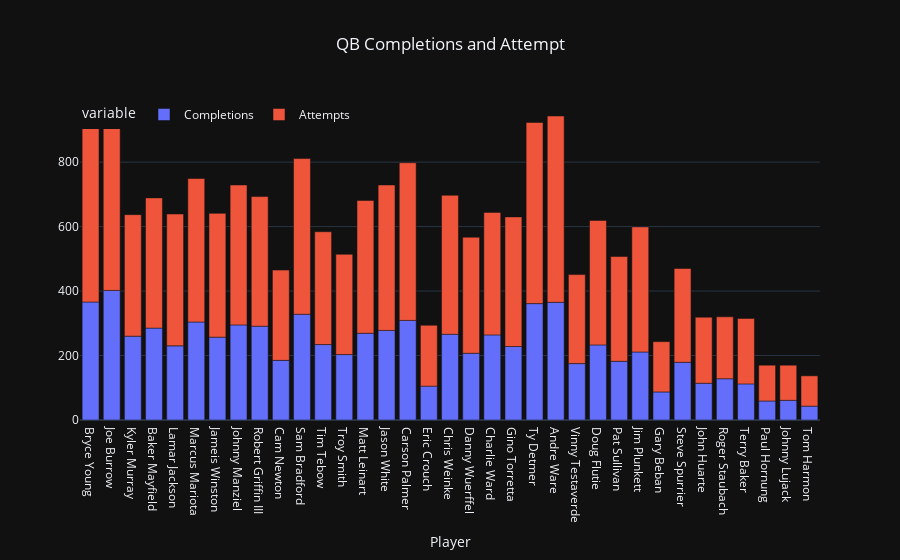

Source (notebook cell):
### Code cell
fig = px.bar(
    df_qb,
    x="Player",
    y=["Completions", "Attempts"],
    title="QB Completions and Attempt")
fig.update_layout(
    template="plotly_dark",
    font_family="Open sans",
    title=dict(x=0.5),
    yaxis_title="",
    legend=dict(orientation="h", y=1))
fig.show()

### Figure 1 — Plotly figure (JSON) as saved in the notebook; plotly's stock layout.template omitted (floating-point values rounded to 4 significant figures)
{"data": [{"alignmentgroup": "True", "hovertemplate": "variable=Completions<br>Player=%{x}<br>value=%{y}<extra></extra>", "legendgroup": "Completions", "marker": {"color": "#636efa", "pattern": {"shape": ""}}, "name": "Completions", "offsetgroup": "Completions", "orientation": "v", "showlegend": true, "textposition": "auto", "type": "bar", "x": ["Bryce Young", "Joe Burrow", "Kyler Murray", "Baker Mayfield", "Lamar Jackson", "Marcus Mariota", "Jameis Winston", "Johnny Manziel", "Robert Griffin III", "Cam Newton", "Sam Bradford", "Tim Tebow", "Troy Smith", "Matt Leinart", "Jason White", "Carson Palmer", "Eric Crouch", "Chris Weinke", "Danny Wuerffel", "Charlie Ward", "Gino Torretta", "Ty Detmer", "Andre Ware", "Vinny Testaverde", "Doug Flutie", "Pat Sullivan", "Jim Plunkett", "Gary Beban", "Steve Spurrier", "John Huarte", "Roger Staubach", "Terry Baker", "Paul Hornung", "Johnny Lujack", "Tom Harmon"], "xaxis": "x", "y": [366, 402, 260, 285, 230, 304, 257, 295, 291, 185, 328, 234, 203, 269, 278, 309, 105, 266, 207, 264, 228, 361, 365, 175, 233, 182, 211, 87, 179, 114, 128, 112, 59, 61, 43], "yaxis": "y"}, {"alignmentgroup": "True", "hovertemplate": "variable=Attempts<br>Player=%{x}<br>value=%{y}<extra></extra>", "legendgroup": "Attempts", "marker": {"color": "#EF553B", "pattern": {"shape": ""}}, "name": "Attempts", "offsetgroup": "Attempts", "orientation": "v", "showlegend": true, "textposition": "auto", "type": "bar", "x": ["Bryce Young", "Joe Burrow", "Kyler Murray", "Baker Mayfield", "Lamar Jackson", "Marcus Mariota", "Jameis Winston", "Johnny Manziel", "Robert Griffin III", "Cam Newton", "Sam Bradford", "Tim Tebow", "Troy Smith", "Matt Leinart", "Jason White", "Carson Palmer", "Eric Crouch", "Chris Weinke", "Danny Wuerffel", "Charlie Ward", "Gino Torretta", "Ty Detmer", "Andre Ware", "Vinny Testaverde", "Doug Flutie", "Pat Sullivan", "Jim Plunkett", "Gary Beban", "Steve Spurrier", "John Huarte", "Roger Staubach", "Terry Baker", "Paul Hornung", "Johnny Lujack", "Tom Harmon"], "xaxis": "x", "y": [547, 527, 377, 404, 409, 445, 384, 434, 402, 280, 483, 350, 311, 412, 451, 489, 189, 431, 360, 380, 402, 562, 578, 276, 386, 325, 388, 156, 291, 205, 192, 203, 111, 109, 94], "yaxis": "y"}], "layout": {"autosize": true, "barmode": "relative", "font": {"family": "Open sans"}, "legend": {"orientation": "h", "title": {"text": "variable"}, "tracegroupgap": 0, "x": 0, "y": 1}, "title": {"text": "QB Completions and Attempt", "x": 0.5}, "xaxis": {"anchor": "y", "autorange": true, "domain": [0, 1], "range": [-0.5, 34.5], "title": {"text": "Player"}, "type": "category"}, "yaxis": {"anchor": "x", "autorange": true, "domain": [0, 1], "range": [0, 992.6], "title": {"text": ""}, "type": "linear"}}}
